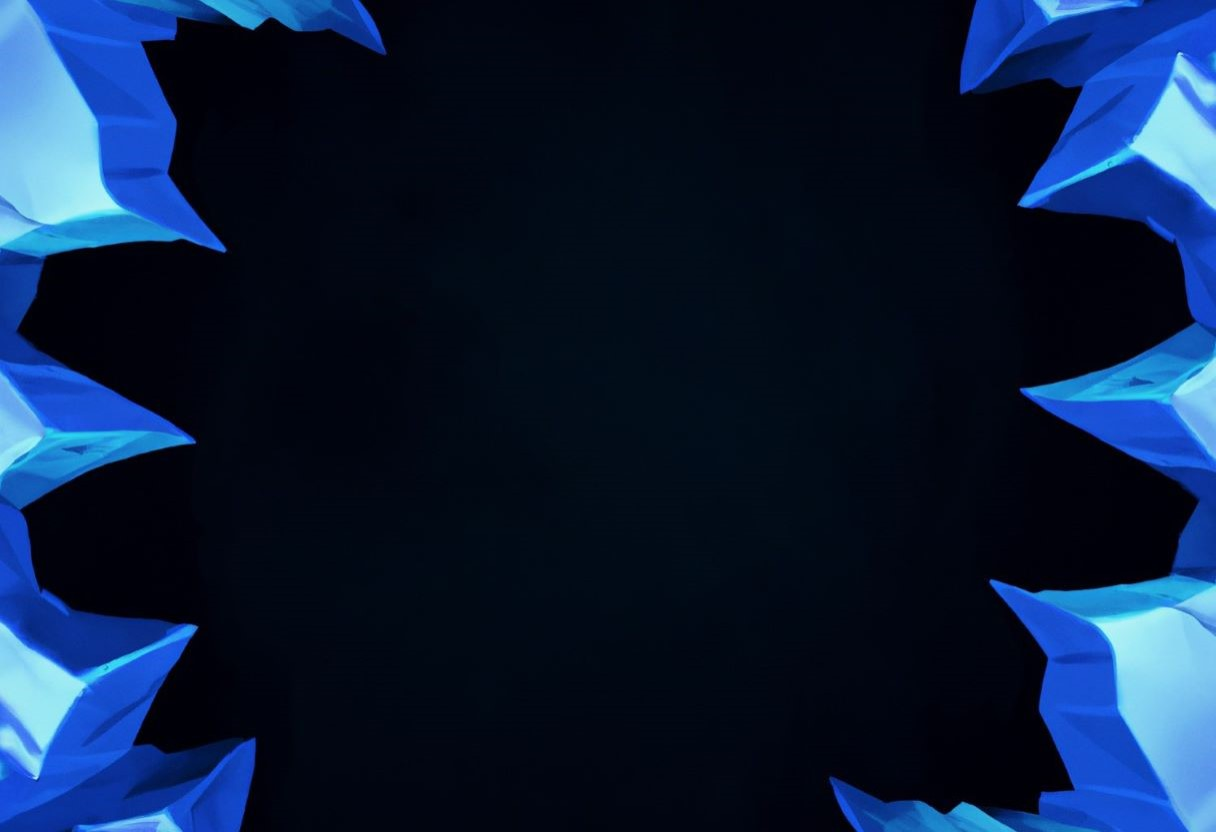

Below is a game level as drawn by its tile map, then a one-line description and the .tmx file that defines it, in full:
An orthogonal 19x13 tile map with 64x64 px tiles, 1 tile layer (Ground), 1 hidden layer not drawn, 2 tilesets.

<map version="1.9" tiledversion="1.9.2" orientation="orthogonal" renderorder="right-down" width="19" height="13" tilewidth="64" tileheight="64" infinite="0" nextlayerid="3" nextobjectid="1">
 <tileset firstgid="1" source="arctbeastCave.tsx" />
 <tileset firstgid="2" source="tilesheet.tsx" />
 <layer id="1" name="Ground" width="19" height="13">
  <data encoding="csv">
0,0,0,0,0,0,0,0,0,0,0,0,0,0,0,0,0,0,0,
0,0,0,0,0,0,0,0,0,0,0,0,0,0,0,0,0,0,0,
0,0,0,0,0,0,0,0,0,0,0,0,0,0,0,0,0,0,0,
0,0,0,0,0,0,0,0,0,0,0,0,0,0,0,0,0,0,0,
0,0,0,0,0,0,0,0,0,0,0,0,0,0,0,0,0,0,0,
0,0,0,0,0,0,0,0,0,0,0,0,0,0,0,0,0,0,0,
0,0,0,0,0,0,0,0,0,0,0,0,0,0,0,0,0,0,0,
0,0,0,0,0,0,0,0,0,0,0,0,0,0,0,0,0,0,0,
0,0,0,0,0,0,0,0,0,0,0,0,0,0,0,0,0,0,0,
0,0,0,0,0,0,0,0,0,0,0,0,0,0,0,0,0,0,0,
0,0,0,0,0,0,0,0,0,0,0,0,0,0,0,0,0,0,0,
0,0,0,0,0,0,0,0,0,0,0,0,0,0,0,0,0,0,0,
1,0,0,0,0,0,0,0,0,0,0,0,0,0,0,0,0,0,0
</data>
 </layer>
 <layer id="2" name="Barriers" width="19" height="13" visible="0">
  <data encoding="csv">
0,0,0,0,0,0,0,0,0,0,0,0,0,0,0,0,0,0,0,
0,0,0,0,0,0,0,0,0,0,0,0,0,0,0,0,0,0,0,
0,0,0,0,0,0,0,0,0,0,0,0,0,0,0,0,0,0,0,
0,0,0,0,0,0,0,0,0,0,0,0,0,0,0,0,0,0,0,
0,0,0,0,0,0,0,0,0,0,0,0,0,0,0,0,0,0,0,
0,0,0,0,0,0,0,0,0,0,0,0,0,0,0,0,0,0,0,
0,0,0,0,0,0,0,0,0,0,0,0,0,0,0,0,0,0,0,
0,0,0,0,0,0,0,0,0,0,0,0,0,0,0,0,0,0,0,
0,0,0,0,0,0,0,0,0,0,0,0,0,0,0,0,0,0,0,
0,0,635,635,635,635,635,635,635,635,635,635,635,635,635,635,635,0,0,
0,0,635,42,0,0,0,0,0,0,0,0,0,0,42,0,635,0,0,
0,0,635,635,0,0,0,0,0,0,0,0,42,42,42,0,635,0,0,
0,0,635,635,0,0,0,0,0,0,0,0,42,635,635,635,635,0,0
</data>
 </layer>
</map>
